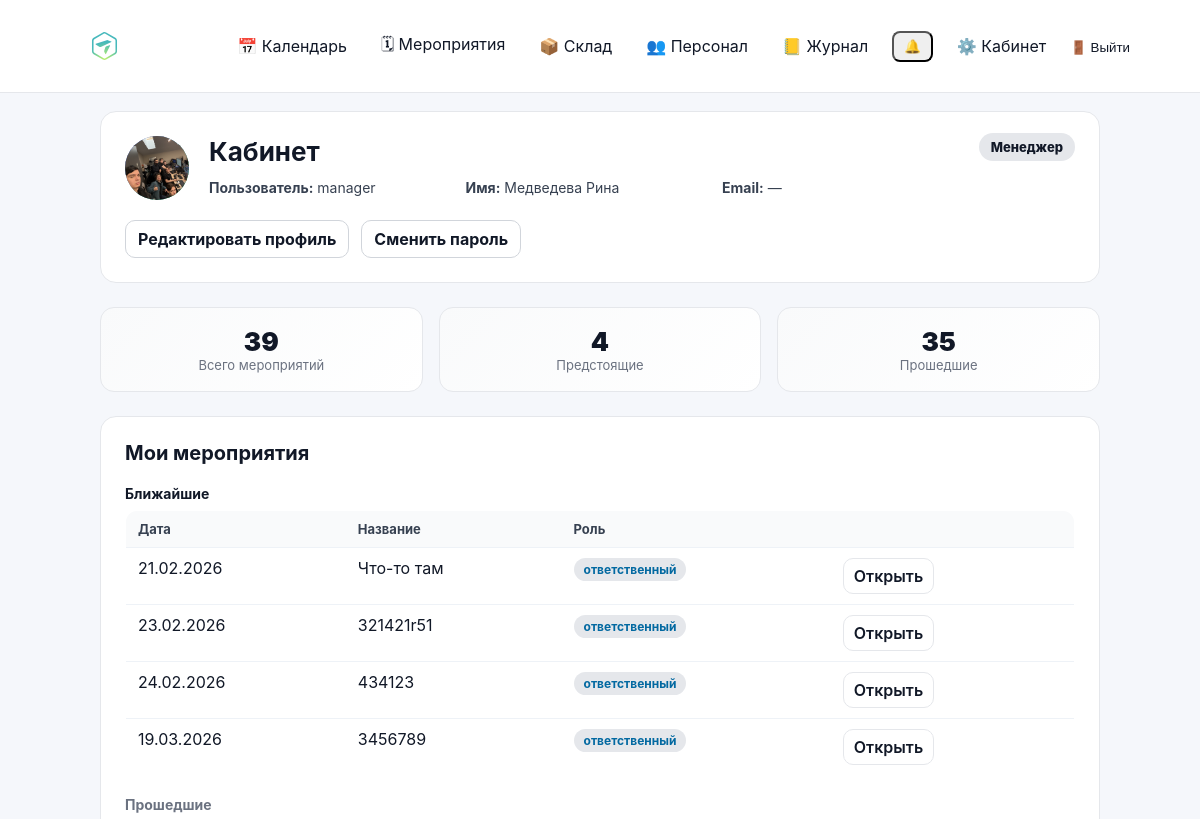
Before: /cabinet/ (signed in, upper part) with the older database file.
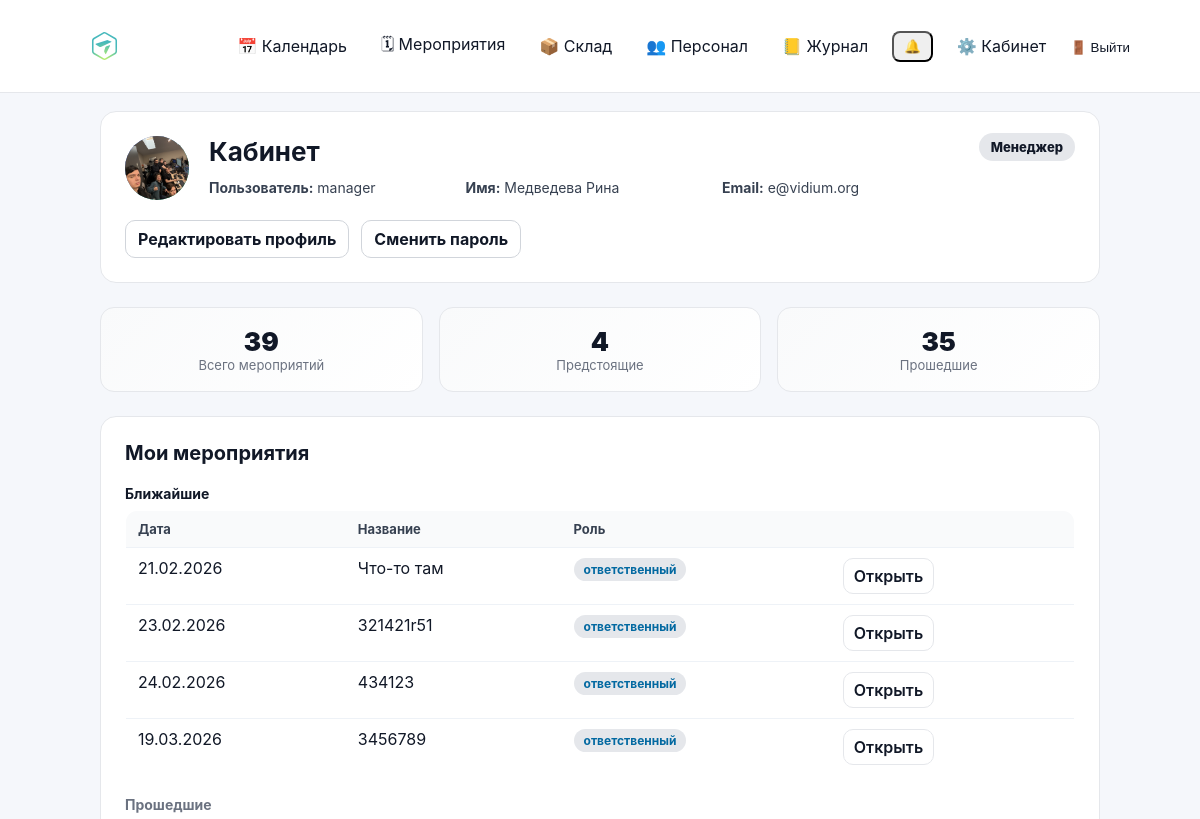
After: the same page with the newer database file.
### accounts/models.py (models this page shows, shortened)
class User(AbstractUser):
    phone = models.CharField("Телефон", max_length=30, blank=True, default="")
    patronymic = models.CharField("Отчество", max_length=150, blank=True, default="")
    class Meta(AbstractUser.Meta):
        permissions = [
            ("manage_staff", "Can manage staff (users/roles)"),
        ]
    def get_full_name(self) -> str:
        parts = [self.last_name, self.first_name, self.patronymic]
        return " ".join([p.strip() for p in parts if p and p.strip()]).strip() or self.username

### cabinet/views.py (the view)
# urls.py: path("", views.dashboard, name="dashboard"),
@login_required
def dashboard(request):
    user = request.user
    today = date.today()
    profile, _ = Profile.objects.get_or_create(user=user)
    q = Q(responsible=user)
    if hasattr(Event, "s_engineer"):
        q = q | Q(s_engineer=user)
    if hasattr(Event, "engineers"):
        q = q | Q(engineers=user)
    qs = (
        Event.objects
        .filter(q)
        .distinct()
        .order_by("start_date", "id")
    )
    if hasattr(Event, "s_engineer"):
        qs = qs.select_related("responsible", "s_engineer")
    else:
        qs = qs.select_related("responsible")
    if hasattr(Event, "engineers"):
        qs = qs.prefetch_related("engineers")
    upcoming = []
    past = []
    for ev in qs:
        end = ev.end_date or ev.start_date
        role_name, role_slug = _event_user_role(ev, user)
        item = {
            "event": ev,
            "date_display": _format_date_range(ev.start_date, ev.end_date),
            "role_name": role_name,
            "role_slug": role_slug,
        }
        if end >= today:
            upcoming.append(item)
        else:
            past.append(item)
    upcoming.sort(key=lambda x: (x["event"].start_date, x["event"].id))
    past.sort(key=lambda x: (x["event"].start_date, x["event"].id), reverse=True)
    stats = {
        "total": len(upcoming) + len(past),
        "upcoming": len(upcoming),
        "past": len(past),
    }
    role_name, role_slug = _get_primary_role(user)
    return render(request, "cabinet/dashboard.html", {
        "role_name": role_name,
        "role_slug": role_slug,
        "stats": stats,
        "upcoming_events": upcoming,
        "past_events": past,
        "profile": profile,
    })

### accounts/context_processors.py (called while the page is built)
def authz_flags(request):
    user = getattr(request, "user", None)
    return {
        "can_manage_staff": can_manage_staff(user),
        "can_edit_event_card": can_edit_event_card(user),
        "can_edit_event_equipment": can_edit_event_equipment(user),
        "can_edit_inventory": can_edit_inventory(user),
        "can_view_stock": can_view_stock(user),
    }

### accounts/permissions.py (called while the page is built)
def _ok(user) -> bool:
    return bool(user and user.is_authenticated)

def is_super(user) -> bool:
    return bool(_ok(user) and getattr(user, "is_superuser", False))

def can_manage_staff(user) -> bool:
    return is_super(user) or (_ok(user) and user.has_perm("accounts.manage_staff"))

def can_edit_inventory(user) -> bool:
    return is_super(user) or (_ok(user) and user.has_perm("inventory.manage_inventory"))

def can_view_stock(user) -> bool:
    return is_super(user) or (_ok(user) and (user.has_perm("inventory.manage_inventory") or user.has_perm("events.edit_event_card")))

def can_edit_event_card(user) -> bool:
    return is_super(user) or (_ok(user) and user.has_perm("events.edit_event_card"))

### cabinet/templates/cabinet/dashboard.html (shortened to what this page needs)
{% extends "base.html" %}
{% load static %}
{% block content %}
<div class="cabinet-page">
    <div class="cabinet-card cabinet-profile">
        <div class="cabinet-profile-header">
            <div class="cabinet-avatar" style="overflow:hidden;">
                {% if profile.photo %}
                    <img
                        src="{{ profile.photo.url }}"
                        alt="Фото профиля"
                        style="width:100%; height:100%; object-fit:cover; display:block;"
                    >
                {% else %}
                    {{ user.first_name|default:user.username|slice:":1"|upper }}
                {% endif %}
            </div>
            <div class="cabinet-profile-info">
                <h1 class="cabinet-title">Кабинет</h1>
                <div class="cabinet-user-meta">
                    <div><strong>Пользователь:</strong> {{ user.username }}</div>
                    <div><strong>Имя:</strong> {{ user.get_full_name|default:"—" }}</div>
                    <div><strong>Email:</strong> {{ user.email|default:"—" }}</div>
                </div>
            </div>
            <div class="cabinet-role">
                <span class="role-badge role-{{ role_slug }}">
                    {{ role_name }}
                </span>
            </div>
        </div>
        <div class="cabinet-actions">
            <a href="{% url 'cabinet:profile_edit' %}" class="btn">
                Редактировать профиль
            </a>
            <a href="{% url 'cabinet:password_change' %}" class="btn">
                Сменить пароль
            </a>
        </div>
    </div>
    <div class="cabinet-stats">
        <div class="stat-card">
            <div class="stat-value">{{ stats.total }}</div>
            <div class="stat-label">Всего мероприятий</div>
        </div>
        <div class="stat-card">
            <div class="stat-value">{{ stats.upcoming }}</div>
            <div class="stat-label">Предстоящие</div>
        </div>
        <div class="stat-card">
            <div class="stat-value">{{ stats.past }}</div>
            <div class="stat-label">Прошедшие</div>
        </div>
    </div>
    <div class="cabinet-card">
        <h2 class="cabinet-section-title">Мои мероприятия</h2>
        {% if upcoming_events %}
        <div class="cabinet-subtitle">Ближайшие</div>
        <table class="list-table">
            <thead>
                <tr>
                    <th>Дата</th>
                    <th>Название</th>
                    <th>Роль</th>
                    <th></th>
                </tr>
            </thead>
            <tbody>
                {% for item in upcoming_events %}
                <tr>
                    <td>{{ item.date_display }}</td>
                    <td>{{ item.event.name }}</td>
                    <td>
                        <span class="role-pill role-{{ item.role_slug }}">
                            {{ item.role_name }}
                        </span>
                    </td>
                    <td>
                        <a href="{% url 'event_detail' item.event.id %}" class="btn btn-secondary">
                            Открыть
                        </a>
                    </td>
                </tr>
                {% endfor %}
            </tbody>
        </table>
        {% endif %}
        {% if past_events %}
        <div class="cabinet-subtitle cabinet-subtitle-muted">Прошедшие</div>
        {% endif %}
    </div>
</div>
{% endblock %}

Changed rows visible on the page:
changed User "manager": email "—" → "e@vidium.org"
